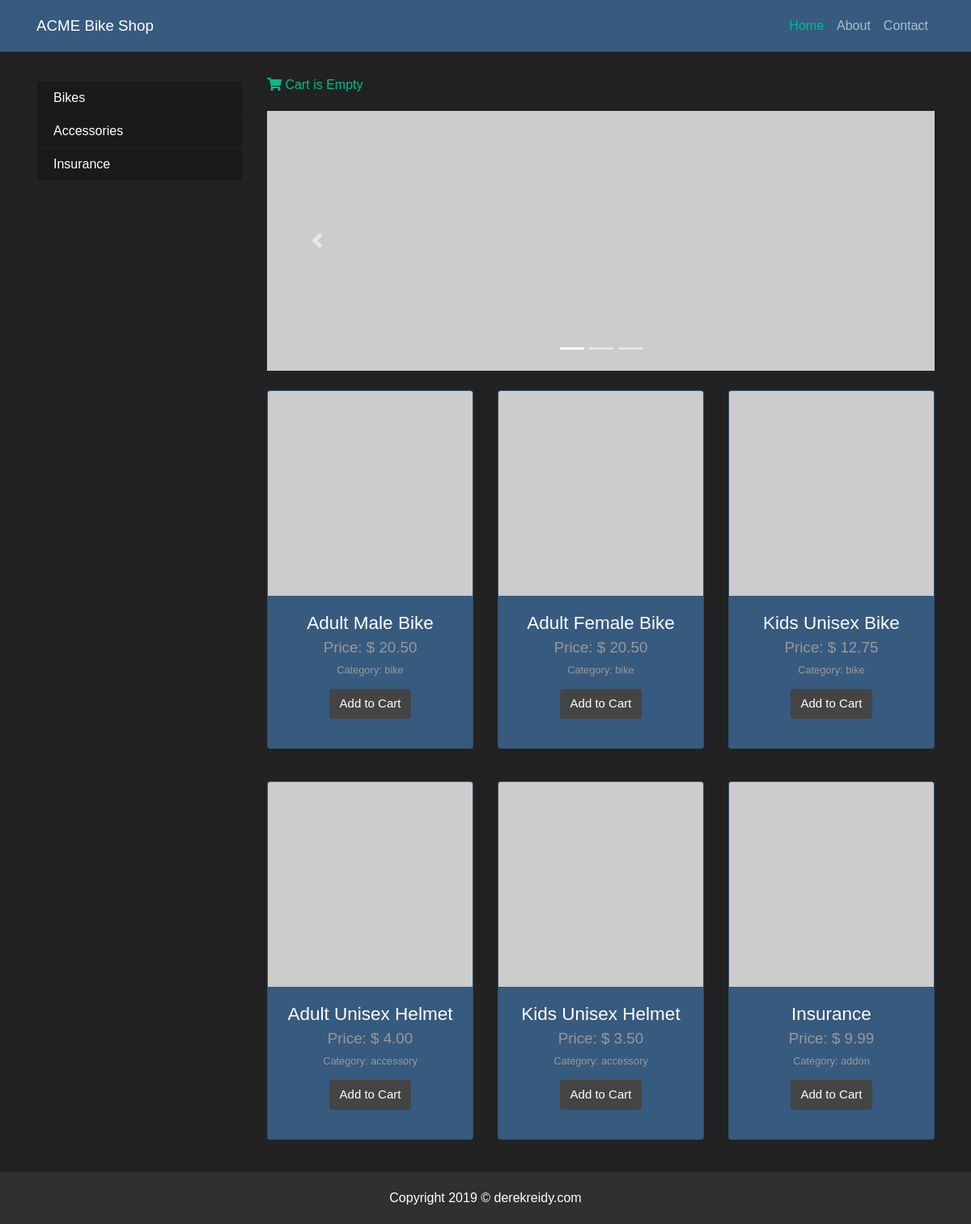
The page / on the database its author committed.
### tables this page shows
CREATE TABLE `products` (
  `id` int(11) NOT NULL,
  `name` varchar(200) NOT NULL,
  `description` text NOT NULL,
  `product_type` varchar(200) NOT NULL,
  `price` float(10,2) NOT NULL,
  `image` varchar(255) NOT NULL,
  `created` datetime NOT NULL,
  `modified` datetime NOT NULL,
  `status` enum('1','0') NOT NULL DEFAULT '1' COMMENT '1=Active | 0=Inactive'
);

### Cart.class.php (called while the page is built, shortened)
<?php
class Cart
{
    protected $cart_contents = array();
    public function __construct()
    {
        $this->cart_contents = !empty($_SESSION['cart_contents']) ? $_SESSION['cart_contents'] : NULL;
        if ($this->cart_contents === NULL) {
            $this->cart_contents = array('cart_total' => 0, 'total_items' => 0);
        }
    }
    public function total_items() {
        return $this->cart_contents['total_items'];
    }
}

### index.php (the view, shortened to what this page needs)
<?php include_once ('inc/header.php'); ?>
<div class="container">
    <div class="row" style="margin-top: 20px;">
        <?php include_once ('inc/sidebar.php');?>
        <div class="col-lg-9">
            <div class="cart-view">
                <a href="viewCart.php" title="View Cart"><i class="fas fa-shopping-cart"></i>
                    <?php echo ($cart->total_items() > 0) ? $cart->total_items().' Item(s)':' Cart is Empty';?></a>
            </div>
            <div id="carouselExampleIndicators" class="carousel slide my-4" data-ride="carousel">
                <ol class="carousel-indicators">
                    <li data-target="#carouselExampleIndicators" data-slide-to="0" class="active"></li>
                    <li data-target="#carouselExampleIndicators" data-slide-to="1"></li>
                    <li data-target="#carouselExampleIndicators" data-slide-to="2"></li>
                </ol>
                <div class="carousel-inner" role="listbox">
                    <div class="carousel-item active">
                        <img class="d-block img-fluid" src="http://placehold.it/900x350" alt="slide 1">
                    </div>
                </div>
                <a class="carousel-control-prev" href="#carouselExampleIndicators" role="button" data-slide="prev">
                    <span class="carousel-control-prev-icon" aria-hidden="true"></span>
                </a>
            </div>
            <div class="row" id="products">
                <?php
                $result = $db->query("SELECT * FROM products ORDER BY id ASC LIMIT 10");
                if($result->num_rows > 0) {
                    while($row = $result->fetch_assoc()) {
                ?>
                <div class="col-lg-4 col-md-6 mb-4">
                    <div class="card text-white bg-primary mb-3 product-image align-content-center" style="max-width:20rem;">
                        <img class="card-img-top" src="<?php echo $row['image']; ?>" alt="<?php echo $row['name']; ?>">
                        <div class="card-body">
                            <h4 class="card-title text-center"><?php echo $row['name']; ?></h4>
                            <h5 class="card-subtitle mb-2 text-muted text-center">Price: $ <?php echo number_format($row['price'], 2); ?></h5>
                            <p class="card-text text-muted text-center"><small>Category: <?php echo $row['product_type']; ?></small></p>
                            <p class="text-center"><a href="cartAction.php?action=addToCart&id=<?php echo $row['id'];?>" class="btn btn-secondary">Add to Cart</a></p>
                        </div>
                    </div>
                </div>
                <?php }} else { ?>
                    <p>Product(s) not found...</p>
                <?php } ?>
            </div>
        </div>
    </div>
</div>
<?php include_once ('inc/footer.php'); ?>

### inc/header.php (shortened to what this page needs)
<?php
include_once 'Cart.class.php';
$cart = new Cart;
?>
<!DOCTYPE html>
<html lang="en">
<head>
    <link rel="stylesheet" href="css/normalize.css" />
    <link rel="stylesheet" href="css/darkly-bootstrap.min.css" />
    <link rel="stylesheet" href="https://cdnjs.cloudflare.com/ajax/libs/font-awesome/5.11.2/css/all.css" />
    <link rel="stylesheet" href="css/hover-min.css" />
    <link rel="stylesheet" href="css/style.css" />
    <link rel="stylesheet" href="css/paymentfont.min.css" />
</head>
<body>
    <nav class="navbar navbar-expand-lg navbar-dark bg-primary fixed-top">
        <div class="container">
            <a class="navbar-brand" href="index.php">ACME Bike Shop</a>
            <div class="collapse navbar-collapse" id="navbarResponsive">
                <ul class="navbar-nav ml-auto">
                    <li class="nav-item active">
                        <a class="nav-link" href="index.php">Home
                        </a>
                    </li>
                    <li class="nav-item">
                        <a class="nav-link" href="#">About</a>
                    </li>
                    <li class="nav-item">
                        <a class="nav-link" href="#">Contact</a>
                    </li>
                </ul>
            </div>
        </div>
    </nav>

### inc/sidebar.php (shortened to what this page needs)
<div class="col-lg-3">
    <div class="list-group side-box">
        <a href="category.php?product_type=bike" class="list-group-item hvr-fade side">Bikes</a>
        <a href="category.php?product_type=accessory" class="list-group-item hvr-fade side">Accessories</a>
        <a href="category.php?product_type=addon" class="list-group-item hvr-fade side">Insurance</a>
    </div>
</div>

### inc/footer.php
<footer class="py-4 bg-dark">
    <div class="container">
        <p class="m-0 text-center text-white">Copyright <?php echo date("Y");?> &copy; derekreidy.com</p>
    </div>
</footer>

### css/style.css (style rules this page uses)
html { height: 100%; min-height: 100%; color: #222; font-size: 1em; line-height: 1.4; }
body { font: 100%/1 'PT Serif', sans-serif; padding-top: 56px; }
audio, canvas, iframe, img, svg, video { vertical-align: middle; }
.cart-view { margin-top: 20px; }
.side-box { margin-top: 10px; }
.side { background-color: #1a1a1a; color: #fff; border: 1px solid #222; }
.hvr-fade:before { background: #375A7F; }

### rows shown on the page
products: name "Adult Male Bike", price "20.50", product_type "bike"
products: name "Adult Female Bike", price "20.50", product_type "bike"
products: name "Kids Unisex Bike", price "12.75", product_type "bike"
products: name "Adult Unisex Helmet", price "4.00", product_type "accessory"
products: name "Kids Unisex Helmet", price "3.50", product_type "accessory"
products: name "Insurance", price "9.99", product_type "addon"
